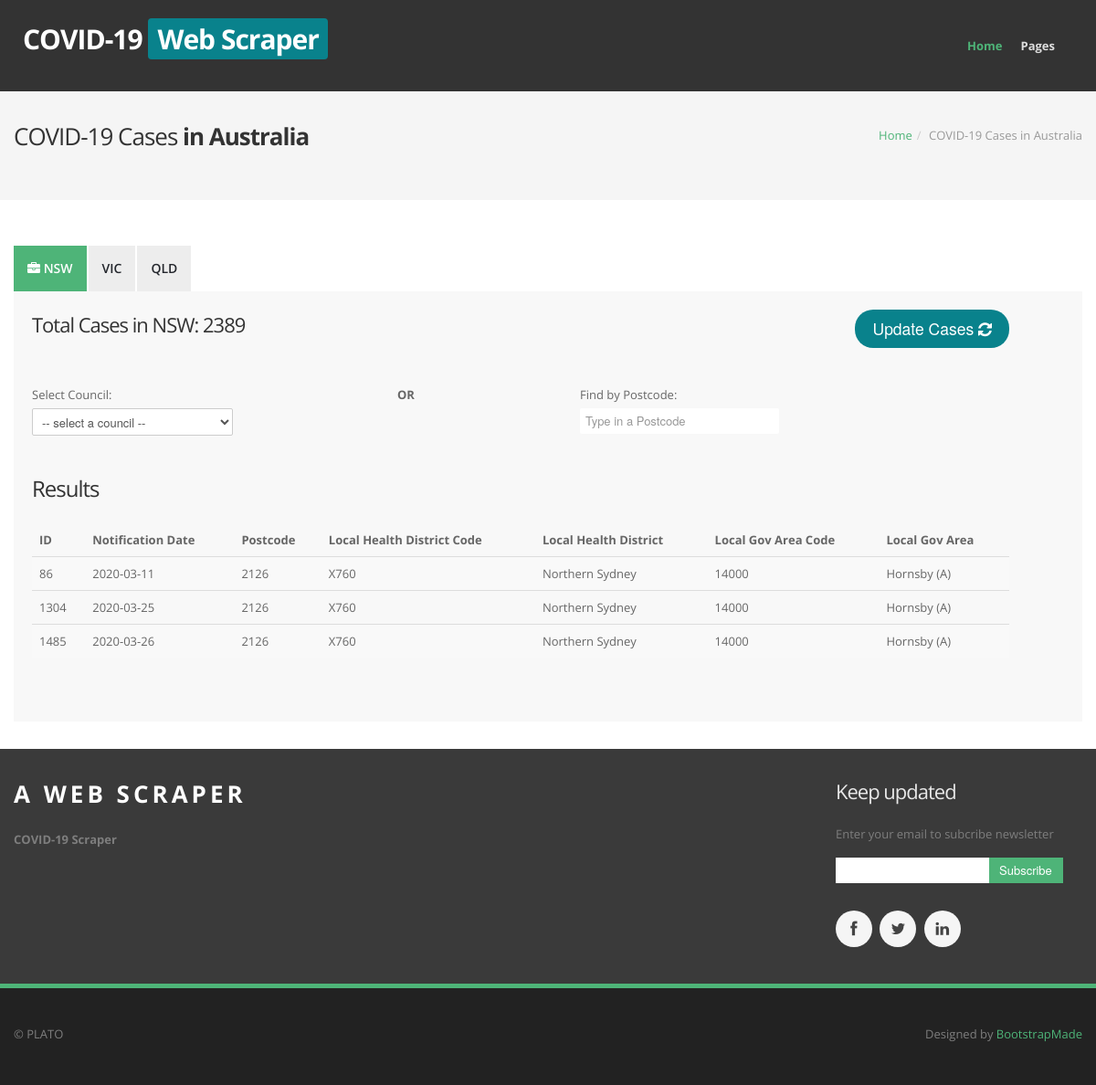
Page /cases_in_australia on the earlier database version.
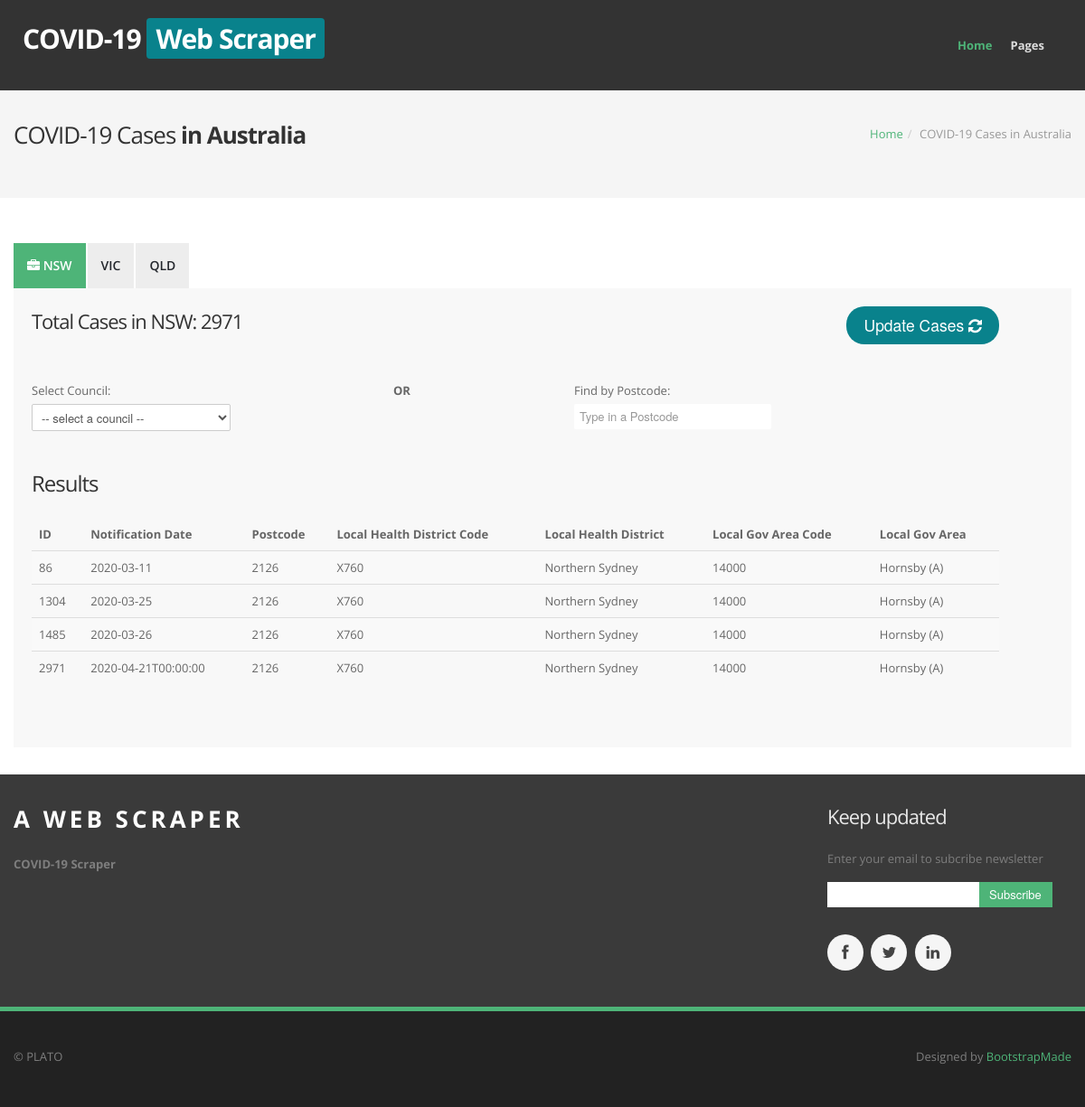
Same page on the later database version.
### tables this page shows
CREATE TABLE cases_by_loc (
  id INTEGER PRIMARY KEY AUTOINCREMENT,
  notification_date DATETIME NOT NULL,
  postcode INTEGER,
  local_health_district_code TEXT,
  local_health_district TEXT,
  local_gov_area_code INTEGER,
  local_gov_area TEXT
);

### web/australia_cases.py (the view)
@AUSTRALIA_BLUEPRINT.route('/cases_in_australia', methods=['GET'])
def australia():
    try:
        results = NCS.get_cases_by_postcode('2126')
        return render_template(
            'australia.html', title='COVID-19 Cases in Australia',
            location='in Australia',
            councils=NCS.get_available_councils(),
            results=results,
            total_cases_nsw=NCS.get_total_cases()
            )
    except TemplateNotFound:
        abort(404)

### db/db.py (called while the page is built)
def get_db():
    if 'db' not in g:
        g.db = sqlite3.connect(
            os.path.join(APP_ROOT, 'covid_cases_nsw.db'),
            detect_types=sqlite3.PARSE_DECLTYPES
        )
        g.db.row_factory = sqlite3.Row
    return g.db

### web/nsw_covid_scraper.py (called while the page is built)
    def get_available_councils(self):
        c = get_db().cursor()
        c.execute('''SELECT DISTINCT local_gov_area FROM cases_by_loc''')
        councils = [str(results[0]) for results in c.fetchall()]
        c.close()
        close_db()
        councils.sort()
        return councils

    def get_cases_by_postcode(self, postcode):
        c = get_db().cursor()
        c.execute('''SELECT * FROM cases_by_loc
            WHERE postcode = "{}"'''.format(postcode))
        cases = [[item for item in results] for results in c.fetchall()]
        c.close()
        close_db()
        return cases

    def get_total_cases(self):
        c = get_db().cursor()
        c.execute('''SELECT COUNT(id) FROM "cases_by_loc"''')
        total = c.fetchone()
        c.close()
        close_db()
        return total[0]

### web/templates/australia.html (shortened to what this page needs)
{% include 'header.html' %} {% include 'sub-intro.html' %}
<section id="maincontent">
    <div class="container">
        <div class="row">
            <div class="span12">
                <div class="tabbable">
                    <ul class="nav nav-tabs">
                        <li class="active"><a href="#nsw" data-toggle="tab"><i class="icon-briefcase"></i> NSW</a></li>
                        <li><a href="#vic" data-toggle="tab">VIC</a></li>
                        <li><a href="#qld" data-toggle="tab">QLD</a></li>
                    </ul>
                    <div class="tab-content">
                        <div class="tab-pane active" id="nsw">
                            <div class="row">
                                <div class="span6">
                                    <h5>Total Cases in NSW: {{ total_cases_nsw }}</h5>
                                </div>
                                <div class="span5">
                                    <button class="btn btn-large btn-rounded btn-primary pull-right" id="update-cases">
                                        Update Cases <i class="icon-refresh"></i>
                                    </button>
                                </div>
                            </div>
                            <div class="row">
                                <form>
                                    <div class="form-group">
                                        <div class="span4">
                                            <label for="councils">Select Council:</label>
                                            <select class="form-control" id="councils">
                                                <option disabled selected value> -- select a council -- </option>
                                            </select>
                                        </div>
                                        <div class="span2">
                                            <p><strong>OR</strong></p>
                                        </div>
                                        <div class="span2">
                                            <label for="postcode">Find by Postcode:</label>
                                            <input type="text" class="form-control" id="postcode" placeholder="Type in a Postcode">
                                        </div>
                                    </div>
                                </form>
                            </div>
                            <div class="row">
                                <div class="span11">
                                    <h4>Results</h4>
                                    <table class="table table-striped">
                                        <thead>
                                            <th>ID</th>
                                            <th>Notification Date</th>
                                            <th>Postcode</th>
                                            <th>Local Health District Code</th>
                                            <th>Local Health District</th>
                                            <th>Local Gov Area Code</th>
                                            <th>Local Gov Area</th>
                                        </thead>
                                        <tbody>
                                            {% for row in results %}
                                            <tr>
                                                {% for item in row %}
                                                    <td>{{item}}</td>
                                                {% endfor %}
                                            </tr>
                                            {% endfor %}
                                        </tbody>
                                    </table>
                                </div>
                            </div>
                        </div>
                    </div>
                </div>
            </div>
        </div>
    </div>
</section>
{% include 'footer.html' %}

### web/templates/header.html (shortened to what this page needs)
<!DOCTYPE html>
<html lang="en">
<head>
  <link href="{{ url_for('static', filename='css/bootstrap.css') }}" rel="stylesheet">
  <link href="{{ url_for('static', filename='css/bootstrap-responsive.css') }}" rel="stylesheet">
  <link href="{{ url_for('static', filename='css/docs.css') }}" rel="stylesheet">
  <link href="{{ url_for('static', filename='css/prettyPhoto.css') }}" rel="stylesheet">
  <link href="{{ url_for('static', filename='js/google-code-prettify/prettify.css') }}" rel="stylesheet">
  <link href="{{ url_for('static', filename='css/flexslider.css') }}" rel="stylesheet">
  <link href="{{ url_for('static', filename='css/refineslide.css') }}" rel="stylesheet">
  <link href="{{ url_for('static', filename='css/font-awesome.css') }}" rel="stylesheet">
  <link href="{{ url_for('static', filename='css/animate.css') }}" rel="stylesheet">
  <link href="{{ url_for('static', filename='css/style.css') }}" rel="stylesheet">
  <link href="{{ url_for('static', filename='color/default.css') }}" rel="stylesheet">
</head>
<body>
  <header>
    {% include 'navbar.html' %}
    </div>
    </div>
    </div>
    </div>
    </div>
  </header>

### web/templates/navbar.html (shortened to what this page needs)
<div class="cbp-af-header">
    <div class=" cbp-af-inner">
      <div class="container">
        <div class="row">
          <div class="span4">
            <div class="logo">
              <h2>
                <a href="{{ url_for('index.index') }}">
                  <strong class="highlight">COVID-19 <span class="highlight primary">Web Scraper</span></strong>
                </a>
              </h2>
            </div>
          </div>
          <div class="span8">
            <div class="navbar">
              <div class="navbar-inner">
                <nav>
                  <ul class="nav topnav">
                    <li class="dropdown active">
                      <a href="{{ url_for('index.index')}}">Home</a>
                    </li>
                    <li class="dropdown">
                      <a href="#">Pages</a>
                    </li>
                  </ul>
                </nav>
              </div>
            </div>

### web/templates/sub-intro.html
<section id="subintro">
    <div class="container">
      <div class="row">
        <div class="span4">
          <h3>COVID-19 Cases <strong>{{ location }}</strong></h3>
        </div>
        <div class="span8">
          <ul class="breadcrumb notop">
            <li><a href="#">Home</a><span class="divider">/</span></li>
            <li class="active">{{ title }}</li>
          </ul>
        </div>
      </div>
    </div>
  </section>

### web/templates/footer.html (shortened to what this page needs)
<footer class="footer">
  <div class="container">
    <div class="row">
      <div class="span3">
        <div class="widget">
          <div class="footerlogo">
            <h6><a href="{{ url_for('index.index') }}">A WEB SCRAPER</a></h6>
          </div>
          <address>
            <strong>COVID-19 Scraper</strong>
        </div>
      </div>
      <div class="span3">
      </div>
      <div class="span3">
      </div>
      <div class="span3">
        <div class="widget">
          <h5>Keep updated</h5>
          <p>
            Enter your email to subcribe newsletter
          </p>
          <form>
            <div class="input-append">
              <input class="span2" id="appendedInputButton" type="text">
              <button class="btn btn-color" type="submit">Subscribe</button>
            </div>
          </form>
          <ul class="social-network">
            <li><a href="#"><i class="icon-bg-light icon-facebook icon-circled icon-1x"></i></a></li>
            <li><a href="#" title="Twitter"><i class="icon-bg-light icon-twitter icon-circled icon-1x"></i></a></li>
            <li><a href="#" title="Linkedin"><i class="icon-bg-light icon-linkedin icon-circled icon-1x"></i></a></li>
          </ul>
        </div>
      </div>
    </div>
  </div>
  <div class="subfooter">
    <div class="container">
      <div class="row">
        <div class="span6">
          <p>
            &copy; PLATO
          </p>
        </div>
        <div class="span6">
          <div class="pull-right">
            <div class="credits">
              Designed by <a href="https://bootstrapmade.com/">BootstrapMade</a>
            </div>
          </div>
        </div>
      </div>
    </div>
  </div>
</footer>
</body>
</html>

### web/static/css/docs.css (style rules this page uses)
h2 + table, h3 + table, h4 + table, h2 + .row { margin-top: 5px; }

### web/static/css/style.css (style rules this page uses)
.video-container, { position:relative; margin:0 0 15px 0; padding-bottom:51%; padding-top:30px; height:0; overflow:hidden; border:none; }
.row { margin-bottom:30px; }
header .cbp-af-header .row { margin-bottom:0; }
.logo a,.logo a:hover { color:#fff; text-decoration:none; }
.navbar .nav li.active a { font-weight:bold; }
.navbar-inner { padding-right: 20px; margin:0; padding-top:0; padding-left: 20px; background: none; background-image: none; border: none; -webkit-border-radius: 0; -moz-border-radius: 0; border-radius: 0; *zoom: 1; -webkit-box-shadow: none; -moz-box-shadow: none; box-shadow: none; margin-top:-20px; }
.navbar .nav li.active a,.navbar .nav li.active a:hover { background: none; }
.navbar ul.topnav { float:right; margin-top:20px; }
.navbar .nav > li > a { padding:0; padding:0 0 20px 20px; float: none; font-size:13px; color: #ddd; text-decoration: none; text-shadow: none; font-weight:bold; }
#maincontent { z-index:1000; margin-top:0px; padding:20px 0 0 0; }
section#subintro { width: 100%; background:#f5f5f5; color: #fff; height:auto; padding: 130px 0 0 0; margin-bottom:30px; }
#subintro ul.breadcrumb { float:right; background:none; }
.highlight { color:#fff; padding:2px 10px; -webkit-border-radius: 4px; -moz-border-radius: 4px; border-radius: 4px; }
.highlight.primary { background:#09828c; }
.btn-rounded { -webkit-border-radius: 20px; -moz-border-radius: 20px; border-radius: 20px; }
a [class^="icon-"] { cursor:pointer; }
.icon-1x, .icon-2x, .icon-3x, .icon-4x, .icon-5x { text-align: center; }
.icon-1x { font-size: 17px !important; width: 40px !important; height: 40px !important; line-height: 40px !important; }
i.icon-bg-light,i.icon-bg-dark { display: inline-block; border-radius: 3px; -moz-border-radius: 3px; -webkit-border-radius: 3px; -o-border-radius: 3px; -ms-border-radius: 3px; }
i.icon-bg-light { color: #444; background: #f5f5f5; }
.icon-circled { border-radius: 1000px !important; -moz-border-radius: 1000px !important; -webkit-border-radius: 1000px !important; -o-border-radius: 1000px !important; -ms-border-radius: 1000px !important; }
.tabbable .nav { margin-bottom: 0px; margin-left: 0; list-style: none; }
.tabbable .nav > li > a { display: block; color: #23262C; outline:0; font-size: 14px; font-weight: 600; border: none; -webkit-border-radius: 0; -moz-border-radius: 0; border-radius: 0; }
.tabbable .nav-tabs { *zoom: 1; }
.tabbable .nav-tabs:before, .tabbable .nav-tabs:after { display: table; content: ""; line-height: 0; }
.tabbable .nav-tabs:after { clear: both; }
.tabbable .nav-tabs { border-bottom: none; }
.tabbable .nav-tabs > li { float: left; margin: 0; }
.tabbable .nav-tabs > li > a { background: #ededed; padding:15px; line-height: 20px; }
.tabbable .nav-tabs > .active > a, .tabbable .nav-tabs > .active > a:hover, .tabbable .nav-tabs > .active > a:focus { border: none; color: #fff; cursor: default; }
.tabbable { *zoom: 1; }
.tabbable:before, .tabbable:after { display: table; content: ""; line-height: 0; }
.tabbable:after { clear: both; }
.tab-content { overflow: auto; padding: 20px; background: #f8f8f8; }
.tab-content > .tab-pane { display: none; }
.tab-content > .active { display: block; }
.breadcrumb > li { display: inline-block; *display: inline; line-height:1.6em; *zoom: 1; }
.breadcrumb > li > .divider { padding: 0 5px; color: #ccc; }
footer .footerlogo h6 { font-size:26px; letter-spacing:4px; text-transform:uppercase; }
footer .footerlogo h6 a { color:#fff; font-weight:700; }
footer { padding-top:30px; color:#7e7e7e; }
footer.footer { background:#3a3a3a; }
footer h1, footer h2, footer h3, footer h4, footer h5, footer h6 { color:#e8e8e8; }
footer .subfooter { padding-top:40px; background:#222; }
footer ul li a { color:#bbb; }
ul.social-network { list-style:none; margin:0; }
ul.social-network li { display:inline; margin-right:5px; }
ul.social-network li a i { margin-bottom:10px; }
ul.social-network li a,ul.social-network li a i { cursor:pointer; }

### web/static/color/default.css (style rules this page uses)
a { color: #4eb478; }
.btn-color { background: #4eb478; *background: #4eb478; }
.navbar .nav li.active a { color:#4eb478; }
.tabbable .nav-tabs > .active > a, .tabbable .nav-tabs > .active > a:hover, .tabbable .nav-tabs > .active > a:focus { background-color: #4eb478; }
footer .subfooter { border-top:5px solid #4eb478; }

Differences in the rows shown:
added cases_by_loc: id "2971", notification_date "2020-04-21T00:00:00", postcode "2126", local_health_district_code "X760", local_health_district "Northern Sydney", local_gov_area_code "14000", local_gov_area "Hornsby (A)"
Other differences:
{{ total_cases_nsw }}: "2389" → "2971"
